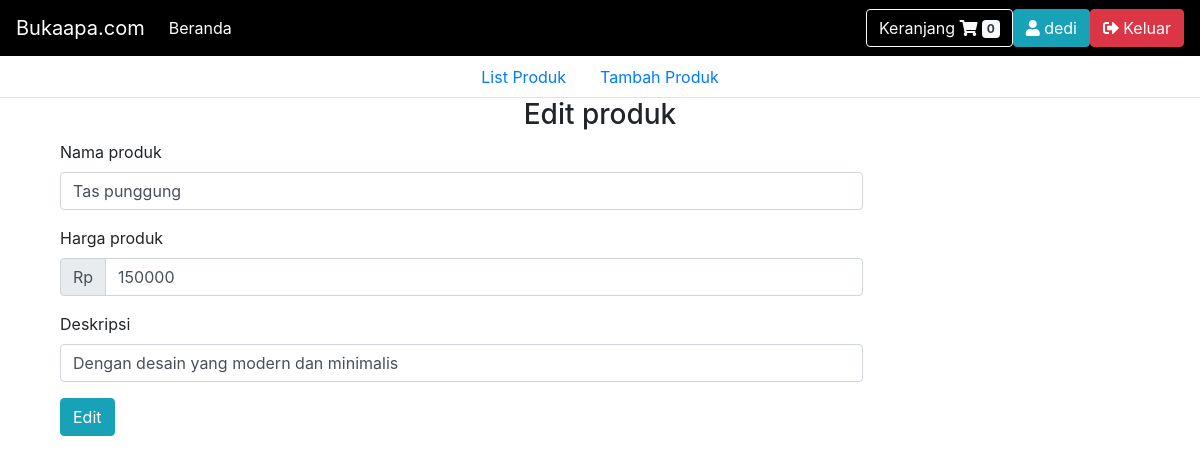
Page /edit.php?id=1 (signed in) on the committed database.
### tables this page shows
CREATE TABLE `produk` (
  `id_produk` int(11) NOT NULL,
  `nama_produk` varchar(100) NOT NULL,
  `gambar_produk` varchar(100) NOT NULL,
  `harga_produk` int(255) NOT NULL,
  `deskripsi_produk` varchar(255) NOT NULL,
  `pemilik` varchar(100) NOT NULL
);

### edit.php (the view, shortened to what this page needs)
<!DOCTYPE html>
<html lang="en">
<head>
    <link rel="stylesheet" href="https://use.fontawesome.com/releases/v5.5.0/css/all.css">
    <link rel="stylesheet" href="https://maxcdn.bootstrapcdn.com/bootstrap/4.1.3/css/bootstrap.min.css">
</head>
<body>
    <nav class="navbar navbar-expand-md bg-black navbar-dark sticky-top">
        <a class="navbar-brand" href="#">Bukaapa.com</a>
        <div id="navb" class="navbar-collapse collapse hide">
            <ul class="navbar-nav">
                <li class="nav-item active">
                    <a class="nav-link" href="index.php">Beranda</a>
                </li>
            </ul>
            <ul class="nav navbar-nav ml-auto">
                <li class="nav-item">
                <a class="btn btn-outline-light" href="keranjang.php">Keranjang <span class="fas fa-shopping-cart"></span> <span class="badge bg-light text-dark"><?php if(isset($_SESSION["keranjang"])) { echo count($_SESSION["keranjang"]); } else { echo '0';}?></span></a>
                </li>
                <?php
                if( !isset($_SESSION['login']))
                {
                    echo '
                <li class="nav-item">
                    <a class="nav-link text-white" href="daftar.php"><span class="fas fa-user"></span> Daftar</a>
                </li>
                <li class="nav-item">
                    <a class="btn btn-info navbar-btn" href="masuk.php"><span class="fas fa-sign-in-alt"></span> Masuk</a>
                </li>';
                } else
                {
                echo '<li class="nav-item">
                    <a class="btn btn-info navbar-btn" href="profil.php"><span class="fas fa-user"></span> '.$_SESSION["user"].'</a>
                </li>
                <li class="nav-item">
                    <a class="btn btn-danger navbar-btn" href="keluar.php"><span class="fas fa-sign-out-alt"></span> Keluar</a>
                </li>';
                }
                ?>
            </ul>
        </div>
    </nav>
    <ul class="nav justify-content-center nav-tabs">
        <li class="nav-item">
            <a class="nav-link" href="profil.php">List Produk</a>
        </li>
        <li class="nav-item">
            <a class="nav-link" href="tambah.php">Tambah Produk</a>
        </li>
    </ul>
    <?php
    include "config.php";
    $id = $_GET['id'];
    $sql = "SELECT * FROM `produk` WHERE produk.id_produk = $id";
    $query = mysqli_query($con,$sql);
    $res = mysqli_fetch_array($query);
    ?>
<div class="container">
    <h3 class="text-center">Edit produk</h3>
        <div class="col-md-9">
            <form action="" method="POST" enctype="multipart/form-data">
                <div class="form-group">
                    <label for="exampleFormControlInput1">Nama produk</label>
                    <input type="text" class="form-control" id="namaProduk" name="namaProduk" value="<?= $res['nama_produk']?>">
                </div>
                <div class="form-group">
                    <label for="hargaProduk">Harga produk</label>
                    <div class="input-group mb-3">
                        <div class="input-group-prepend">
                            <span class="input-group-text">Rp</span>
                        </div>
                        <input type="number" class="form-control" id="hargaProduk" name="hargaProduk" value="<?= $res['harga_produk']?>">
                    </div>
                </div>
                <div class="form-group">
                    <label for="deskripsiProduk">Deskripsi</label>
                    <input type="text" class="form-control" id="deskripsiProduk" name="deskripsiProduk" value="<?= $res['deskripsi_produk']?>">
                </div>
                <input type="submit" value="Edit" name="edit" class="btn btn-info">
            </form>
        </div>
    </div>
</body>
</html>

### edit.php (style rules this page uses)
.bg-black { background: #000; }

### rows in the picture
produk: namaProduk "Tas punggung", hargaProduk "150000", deskripsiProduk "Dengan desain yang modern dan minimalis"

### other values in the picture
$_SESSION["user"] "dedi"
